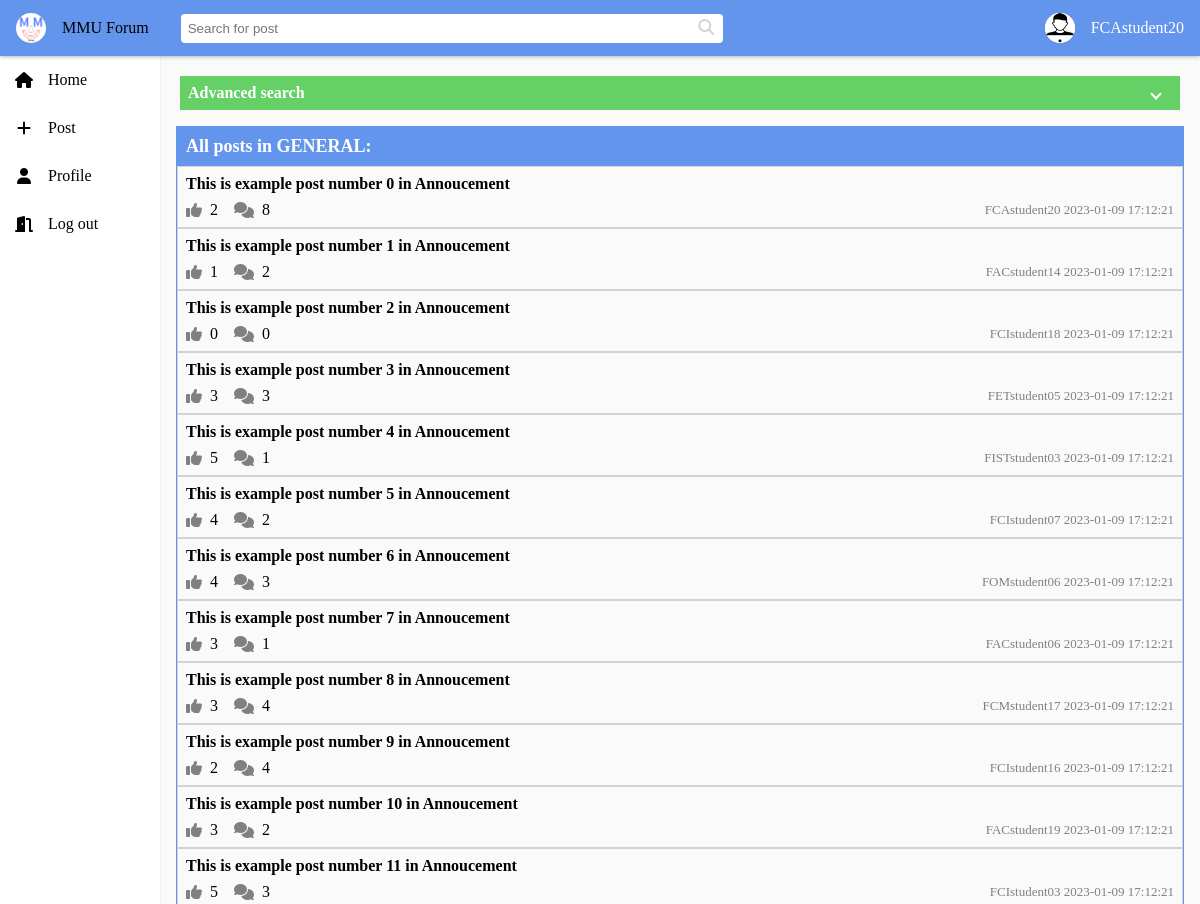
Before: /post-list.php?id=1&type=category (signed in, upper part) with the older database file.
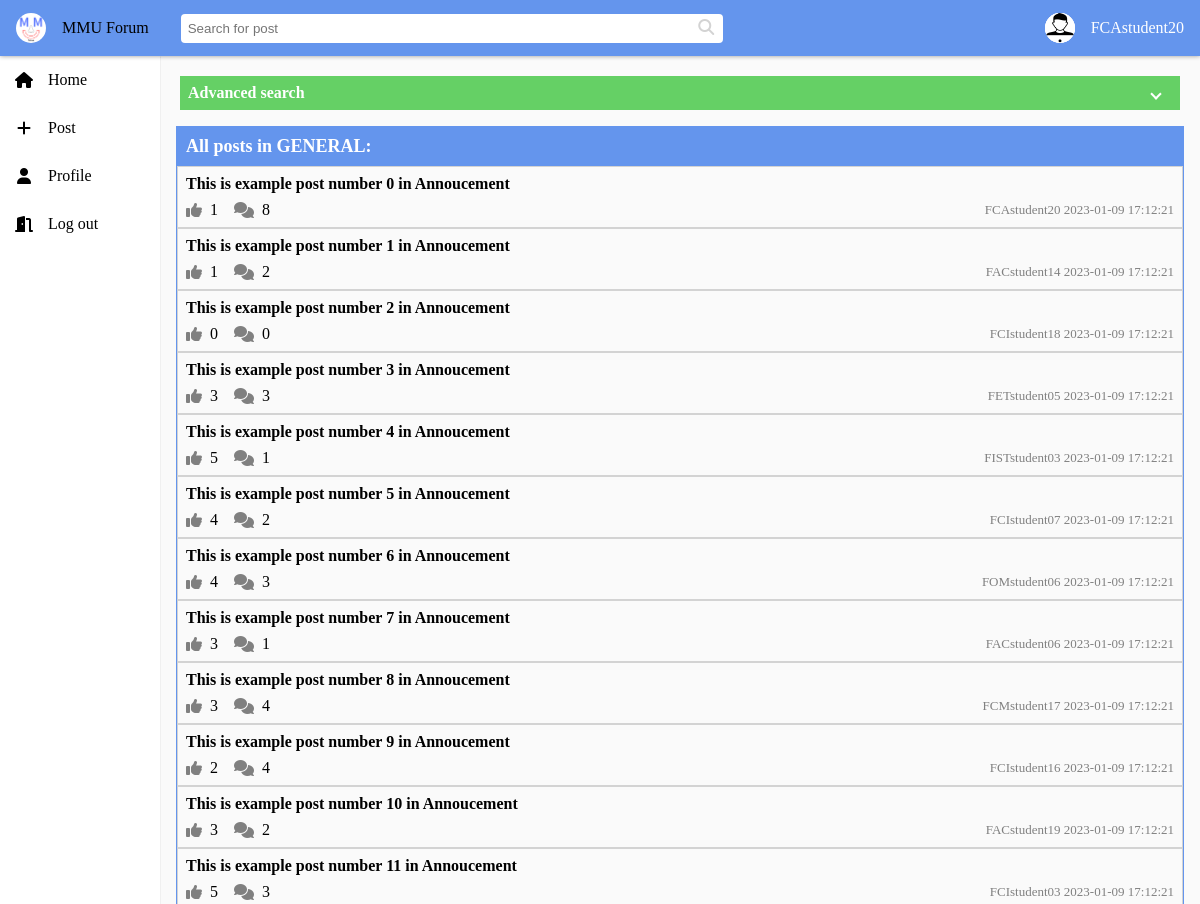
After: the same page with the newer database file.
### tables this page shows
CREATE TABLE `post` (
  `post_id` int(6) UNSIGNED NOT NULL,
  `author_id` int(6) UNSIGNED NOT NULL,
  `subcategory_id` int(6) UNSIGNED NOT NULL,
  `post_name` varchar(255) NOT NULL,
  `post_description` text NOT NULL,
  `image_name` varchar(255) DEFAULT NULL,
  `created_at` timestamp NOT NULL DEFAULT current_timestamp(),
  `modified_at` timestamp NOT NULL DEFAULT current_timestamp() ON UPDATE current_timestamp(),
  `number_of_comments` int(6) NOT NULL DEFAULT 0,
  `number_of_likes` int(6) NOT NULL DEFAULT 0
);

### post-list.php (the view, shortened to what the changed rows need)
<!DOCTYPE html>
<html>
    <?php
        include 'includes/session.php';
        $errors = array();
        $posts = array();
        if(isset($_GET['type'])) {
            $type = $_GET['type'];
        } else {
            $type = null;
        }
        if(isset($_GET['id']) && ($type == 'category' || $type == 'subcategory') && !($type == 'advancedsearch')) {
            $id = $_GET['id'];
            if($_GET['type'] == 'category') {
                $query_to_get_post_list = "SELECT `post_id`, `author_id`, `post_name`, `created_at`,
                            `number_of_comments`, `number_of_likes` FROM post
                            WHERE subcategory_id IN (SELECT `subcategory_id` FROM subcategory WHERE category_id = ". $id.");";
            }
        }
        if(isset($query_to_get_post_list)) {
            $post_list_result = mysqli_query($conn, $query_to_get_post_list);
            if(!$post_list_result) {
                array_push($errors, "The post list for this query is empty or query is wrong");
            } else {
                while($row = mysqli_fetch_assoc($post_list_result)) {
                    $query_to_get_author_name = "SELECT username FROM user WHERE user_id = " . $row['author_id'] . ";";
                    $author_name_data = mysqli_query($conn, $query_to_get_author_name);
                    $user_row = mysqli_fetch_assoc($author_name_data);
                    $author_name = $user_row['username'];
                    $posts[] = array(
                        $row['post_id'], $row['post_name'], $row['number_of_likes'], $row['number_of_comments'],
                        $author_name, $row['created_at'], false);
                }
            }
        } else {
            $title = "No result!";
            array_push($errors, "Error, there is no such type to be passed into post-list!");
        }
    ?>
    <head>
        <link rel="stylesheet" href="css/reset.css" />
        <link rel="stylesheet" href="css/global.css" />
    </head>
    <body>
        <?php include "components/header.php" ?>
        <?php include "components/sidebar.php" ?>
        <?php include "components/advanced-search.php" ?>
        <div class="page-container">
            <div class="post-list">
                <?php
                    if (count($posts) === 0)
                        include 'components/placeholder.php';
                    else
                        foreach($posts as $item){
                            $post_item_href = "post-details.php?id=".$item[0];
                            $post_item_title = $item[1];
                            $post_item_noOfLikes = $item[2];
                            $post_item_noOfComments = $item[3];
                            $post_item_author = $item[4];
                            $post_item_createdAt = $item[5];
                            include "components/post-item.php";
                        }
                ?>
            </div>
        </div>
    </body>
</html>

### components/post-item.php (shortened to what the changed rows need)
<!DOCTYPE html>
<html>
    <?php
        $post_item_id = $post_item_id ?? "";
        $post_item_type = $post_item_type ?? "post";
        $post_item_title = $post_item_title ?? "&nbsp";
        $post_item_href = $post_item_href ?? "";
        $post_item_noOfLikes = $post_item_noOfLikes ?? 0;
        $post_item_noOfComments = $post_item_noOfComments ?? 0;
        $post_item_author = $post_item_author ?? "";
        $post_item_createdAt = $post_item_createdAt ?? "";
    ?>
    <head>
        <link rel="stylesheet" href="css/global.css" />
    </head>
    <body>
        <div class="post-item" onclick="location.href = '<?php echo $post_item_href; ?>';">
            <p class="list-item-title"><?php echo $post_item_title; ?></p>
            <div class="list-item-subtitle">
                <?php
                    if ($post_item_type === "subcategory")
                        echo '<a class="post-action"><span class="post-action-icon fas fa-list"></span> '.$post_item_noOfPosts.'</a>';
                    else
                        echo '<a class="post-action"><span class="post-action-icon fas fa-thumbs-up"></span> '.$post_item_noOfLikes.'</a>';
                ?>
                <a class="post-action"><span class="post-action-icon fas fa-comments"></span> <?php echo $post_item_noOfComments; ?></a>
                <?php
                    if (isset($admin))
                        echo '
                            <script>
                                function onDelete() {
                                    event.stopPropagation();
                                    if (window.confirm("Are you sure to delete post id: '. $post_item_id .'?"))
                                        location.href = "delete-post.php?id='.$post_item_id.'";
                                }
                            </script>
                            <a href="edit-form.php?id='.$post_item_id.'" onclick="event.stopPropagation()"><span class="post-action-icon fas fa-pen"></span></a>
                            <a onclick="onDelete()"><span class="post-action-icon fas fa-trash"></span></a>';
                    else if ($post_item_type === "post")
                        echo '<div style="color: gray; font-size: small;">'.$post_item_author.' '.$post_item_createdAt.'</div>';
                ?>
            </div>
        </div>
    </body>
</html>

Changed rows visible on the page:
changed post (number 1 of 12 on the later page): post_item_noOfLikes "2" → "1"
